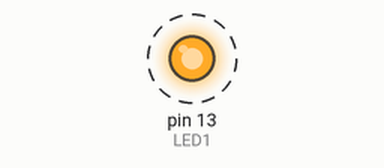
This sketch was run on a simulated Arduino Uno, built with avr-gcc and run on an emulated ATmega328P. Shown: output pins drawn as LEDs (lit = HIGH). Dashed ring = blinking.

Above: at 0.5 s.
Timing chart, 0 to 4.6 s (numbered marks = the images above):
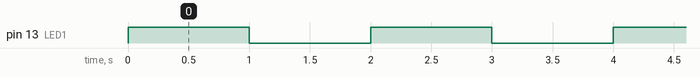

Measured:
- by itself, pin 13 (LED1): alternates HIGH for 1.0 s and LOW for 1.0 s

The sketch:

Lab_2.ino
```cpp
const int LED1 = 13;		// define as constant integer on pin 13


// Function Declarations & Global Variable associated with Functions
void blink();

// The setup routine runs once when you load the sketch or press reset:
// This is where you define pin directions
void setup()
{
	// initialize Serial Communication
  	Serial.begin(115200);
 	// initialize the pins used in this sketch
	pinMode(LED1, OUTPUT);
}

// ============================================================================
// this "main" loop routine runs over and over again forever:
void loop()
{
	blink();
}

// ============================================================================
// Functions (I like to instantiate functions at the bottom below loop())
void blink()
{
  	//Set pin LED1 to HIGH and This turns the LED on.
	digitalWrite(LED1, HIGH);
	delay(1000);	//Wait for a second
	//Set pin LED1 LOW and This turns the LED off
	digitalWrite(LED1, LOW);
	delay(1000);	//Wait for a second
}
//
```
